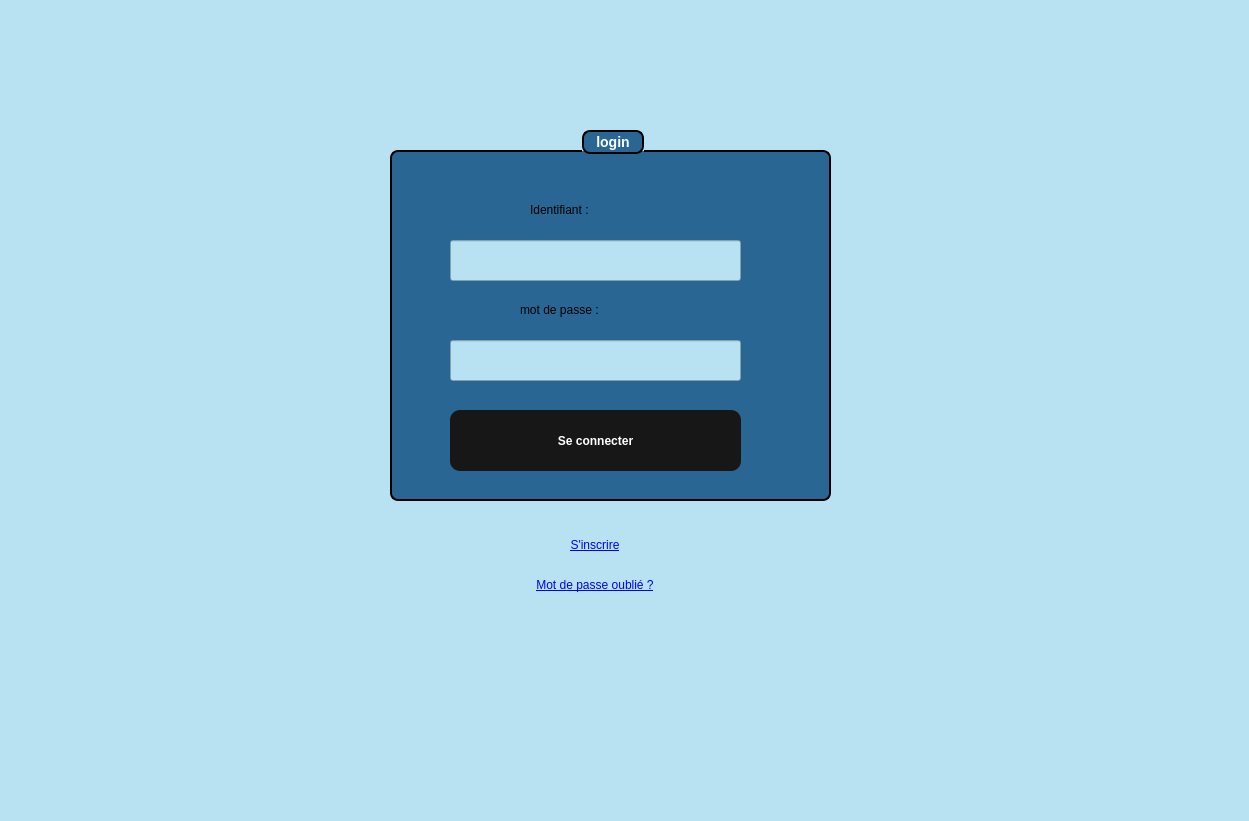
<?xml version="1.0" encoding="UTF-8"?>
<ui version="4.0">
 <class>login</class>
 <widget class="QDialog" name="login">
  <property name="geometry">
   <rect>
    <x>0</x>
    <y>0</y>
    <width>1249</width>
    <height>821</height>
   </rect>
  </property>
  <property name="windowTitle">
   <string>Dialog</string>
  </property>
  <property name="styleSheet">
   <string notr="true">background-color: rgb(184, 226, 242);</string>
  </property>
  <widget class="QLabel" name="logoLabel">
   <property name="geometry">
    <rect>
     <x>1120</x>
     <y>20</y>
     <width>100</width>
     <height>100</height>
    </rect>
   </property>
   <property name="minimumSize">
    <size>
     <width>60</width>
     <height>60</height>
    </size>
   </property>
   <property name="maximumSize">
    <size>
     <width>100</width>
     <height>100</height>
    </size>
   </property>
   <property name="text">
    <string/>
   </property>
   <property name="pixmap">
    <pixmap resource="resources.qrc">:/images/logof.jpg</pixmap>
   </property>
   <property name="scaledContents">
    <bool>true</bool>
   </property>
   <property name="alignment">
    <set>Qt::AlignmentFlag::AlignCenter</set>
   </property>
  </widget>
  <widget class="QGroupBox" name="groupBox">
   <property name="geometry">
    <rect>
     <x>390</x>
     <y>130</y>
     <width>441</width>
     <height>371</height>
    </rect>
   </property>
   <property name="styleSheet">
    <string notr="true">QGroupBox {
    background-color: rgb(41, 102, 148);   /* blue background */
    border: 2px solid black;               /* black border, 2px wide */
    border-radius: 8px;                    /* rounded corners */
    margin-top: 20px;                      /* space for the title */
    color: white;                          /* title text color */
    font-weight: bold;
    font-size: 14px;
}

QGroupBox::title {
 border: 2px solid black;               /* black border, 2px wide */
    border-radius: 8px;     
background-color: rgb(41, 102, 148);
    subcontrol-origin: margin;
    subcontrol-position: top center;       /* title centered */
    padding: 2px 10px;
}</string>
   </property>
   <property name="title">
    <string>login</string>
   </property>
   <widget class="QLabel" name="label_2">
    <property name="geometry">
     <rect>
      <x>140</x>
      <y>70</y>
      <width>81</width>
      <height>20</height>
     </rect>
    </property>
    <property name="styleSheet">
     <string notr="true">background-color: rgb(41, 102, 148);</string>
    </property>
    <property name="text">
     <string>Identifiant :</string>
    </property>
   </widget>
   <widget class="QLineEdit" name="id1">
    <property name="geometry">
     <rect>
      <x>60</x>
      <y>110</y>
      <width>291</width>
      <height>41</height>
     </rect>
    </property>
    <property name="styleSheet">
     <string notr="true">color: rgb(0, 0, 0);</string>
    </property>
   </widget>
   <widget class="QLineEdit" name="mot1">
    <property name="geometry">
     <rect>
      <x>60</x>
      <y>210</y>
      <width>291</width>
      <height>41</height>
     </rect>
    </property>
    <property name="styleSheet">
     <string notr="true">color: rgb(0, 0, 0);</string>
    </property>
    <property name="echoMode">
     <enum>QLineEdit::EchoMode::Password</enum>
    </property>
   </widget>
   <widget class="QLabel" name="label_3">
    <property name="geometry">
     <rect>
      <x>130</x>
      <y>170</y>
      <width>121</width>
      <height>20</height>
     </rect>
    </property>
    <property name="styleSheet">
     <string notr="true">background-color: rgb(41, 102, 148);</string>
    </property>
    <property name="text">
     <string>mot de passe :</string>
    </property>
   </widget>
   <widget class="QPushButton" name="pushButton_2">
    <property name="geometry">
     <rect>
      <x>60</x>
      <y>280</y>
      <width>291</width>
      <height>61</height>
     </rect>
    </property>
    <property name="styleSheet">
     <string notr="true">#pushButton_2 {
    font-family: Arial, Helvetica, sans-serif;
    font-weight: bold;
    color: white;
    background-color: #171717;
    padding: 10px 20px;
    border: none;
    border-radius: 10px;
}

#pushButton_2:hover {
    background-color: #0c66ed; /* hover effect */
}

#pushButton_2:pressed {
    background-color: #094bb0; /* pressed effect */
}</string>
    </property>
    <property name="text">
     <string>Se connecter</string>
    </property>
   </widget>
  </widget>
  <widget class="QPushButton" name="pushButton_forgot_password">
   <property name="geometry">
    <rect>
     <x>520</x>
     <y>570</y>
     <width>150</width>
     <height>30</height>
    </rect>
   </property>
   <property name="styleSheet">
    <string notr="true">QPushButton {
    color: blue;
    background-color: transparent;
    border: none;
    text-decoration: underline;
}

QPushButton:hover {
    color: darkblue;
}</string>
   </property>
   <property name="text">
    <string>Mot de passe oublié ?</string>
   </property>
  </widget>
  <widget class="QPushButton" name="pushButton_register">
   <property name="geometry">
    <rect>
     <x>520</x>
     <y>530</y>
     <width>150</width>
     <height>30</height>
    </rect>
   </property>
   <property name="styleSheet">
    <string notr="true">QPushButton {
    color: blue;
    background-color: transparent;
    border: none;
    text-decoration: underline;
}

QPushButton:hover {
    color: darkblue;
}</string>
   </property>
   <property name="text">
    <string>S'inscrire</string>
   </property>
  </widget>
 </widget>
 <resources>
  <include location="resources.qrc"/>
 </resources>
 <connections/>
</ui>
